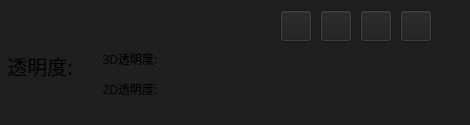
<?xml version="1.0" encoding="UTF-8"?>
<ui version="4.0">
 <class>JMC_PunctureGuide</class>
 <widget class="qMRMLWidget" name="JMC_PunctureGuide">
  <property name="geometry">
   <rect>
    <x>0</x>
    <y>0</y>
    <width>470</width>
    <height>125</height>
   </rect>
  </property>
  <property name="styleSheet">
   <string notr="true"/>
  </property>
  <widget class="QWidget" name="widget" native="true">
   <property name="geometry">
    <rect>
     <x>-140</x>
     <y>0</y>
     <width>611</width>
     <height>130</height>
    </rect>
   </property>
   <property name="styleSheet">
    <string notr="true">background-color: rgb(31, 31, 31);</string>
   </property>
   <widget class="QLabel" name="lblName">
    <property name="geometry">
     <rect>
      <x>140</x>
      <y>45</y>
      <width>80</width>
      <height>41</height>
     </rect>
    </property>
    <property name="font">
     <font>
      <family>Source Han Sans CN-Regular, Source Han Sans CN</family>
      <pointsize>15</pointsize>
      <italic>false</italic>
      <bold>false</bold>
     </font>
    </property>
    <property name="styleSheet">
     <string notr="true"/>
    </property>
    <property name="text">
     <string>透明度:</string>
    </property>
    <property name="alignment">
     <set>Qt::AlignCenter</set>
    </property>
   </widget>
   <widget class="QPushButton" name="btn2D">
    <property name="geometry">
     <rect>
      <x>460</x>
      <y>10</y>
      <width>32</width>
      <height>32</height>
     </rect>
    </property>
    <property name="styleSheet">
     <string notr="true"/>
    </property>
    <property name="text">
     <string/>
    </property>
    <property name="checkable">
     <bool>true</bool>
    </property>
   </widget>
   <widget class="ctkSliderWidget" name="sliderOpacity" native="true">
    <property name="geometry">
     <rect>
      <x>310</x>
      <y>50</y>
      <width>271</width>
      <height>24</height>
     </rect>
    </property>
    <property name="decimals" stdset="0">
     <number>0</number>
    </property>
    <property name="singleStep" stdset="0">
     <double>1.000000000000000</double>
    </property>
    <property name="pageStep" stdset="0">
     <double>1.000000000000000</double>
    </property>
    <property name="minimum" stdset="0">
     <double>0.000000000000000</double>
    </property>
    <property name="maximum" stdset="0">
     <double>100.000000000000000</double>
    </property>
    <property name="value" stdset="0">
     <double>70.000000000000000</double>
    </property>
    <property name="suffix" stdset="0">
     <string>%</string>
    </property>
   </widget>
   <widget class="QPushButton" name="btnColor">
    <property name="geometry">
     <rect>
      <x>420</x>
      <y>10</y>
      <width>32</width>
      <height>32</height>
     </rect>
    </property>
    <property name="styleSheet">
     <string notr="true"/>
    </property>
    <property name="text">
     <string/>
    </property>
    <property name="checkable">
     <bool>true</bool>
    </property>
   </widget>
   <widget class="QLabel" name="lblName_2">
    <property name="geometry">
     <rect>
      <x>230</x>
      <y>50</y>
      <width>80</width>
      <height>17</height>
     </rect>
    </property>
    <property name="font">
     <font>
      <family>Source Han Sans CN-Regular, Source Han Sans CN</family>
      <italic>false</italic>
      <bold>false</bold>
     </font>
    </property>
    <property name="styleSheet">
     <string notr="true"/>
    </property>
    <property name="text">
     <string>3D透明度:</string>
    </property>
    <property name="alignment">
     <set>Qt::AlignCenter</set>
    </property>
   </widget>
   <widget class="QPushButton" name="btn3D">
    <property name="geometry">
     <rect>
      <x>500</x>
      <y>10</y>
      <width>32</width>
      <height>32</height>
     </rect>
    </property>
    <property name="styleSheet">
     <string notr="true"/>
    </property>
    <property name="text">
     <string/>
    </property>
    <property name="checkable">
     <bool>true</bool>
    </property>
   </widget>
   <widget class="QLabel" name="lblName_3">
    <property name="geometry">
     <rect>
      <x>230</x>
      <y>80</y>
      <width>80</width>
      <height>17</height>
     </rect>
    </property>
    <property name="font">
     <font>
      <family>Source Han Sans CN-Regular, Source Han Sans CN</family>
      <italic>false</italic>
      <bold>false</bold>
     </font>
    </property>
    <property name="styleSheet">
     <string notr="true"/>
    </property>
    <property name="text">
     <string>2D透明度:</string>
    </property>
    <property name="alignment">
     <set>Qt::AlignCenter</set>
    </property>
   </widget>
   <widget class="ctkSliderWidget" name="sliderOpacity2D" native="true">
    <property name="geometry">
     <rect>
      <x>310</x>
      <y>80</y>
      <width>271</width>
      <height>24</height>
     </rect>
    </property>
    <property name="decimals" stdset="0">
     <number>0</number>
    </property>
    <property name="singleStep" stdset="0">
     <double>1.000000000000000</double>
    </property>
    <property name="pageStep" stdset="0">
     <double>1.000000000000000</double>
    </property>
    <property name="minimum" stdset="0">
     <double>0.000000000000000</double>
    </property>
    <property name="maximum" stdset="0">
     <double>100.000000000000000</double>
    </property>
    <property name="value" stdset="0">
     <double>70.000000000000000</double>
    </property>
    <property name="suffix" stdset="0">
     <string>%</string>
    </property>
   </widget>
   <widget class="QPushButton" name="btnDelete">
    <property name="geometry">
     <rect>
      <x>540</x>
      <y>10</y>
      <width>32</width>
      <height>32</height>
     </rect>
    </property>
    <property name="styleSheet">
     <string notr="true"/>
    </property>
    <property name="text">
     <string/>
    </property>
    <property name="checkable">
     <bool>true</bool>
    </property>
   </widget>
  </widget>
 </widget>
 <customwidgets>
  <customwidget>
   <class>qMRMLWidget</class>
   <extends>QWidget</extends>
   <header>qMRMLWidget.h</header>
   <container>1</container>
  </customwidget>
  <customwidget>
   <class>ctkSliderWidget</class>
   <extends>QWidget</extends>
   <header>ctkSliderWidget.h</header>
  </customwidget>
 </customwidgets>
 <resources/>
 <connections/>
</ui>
